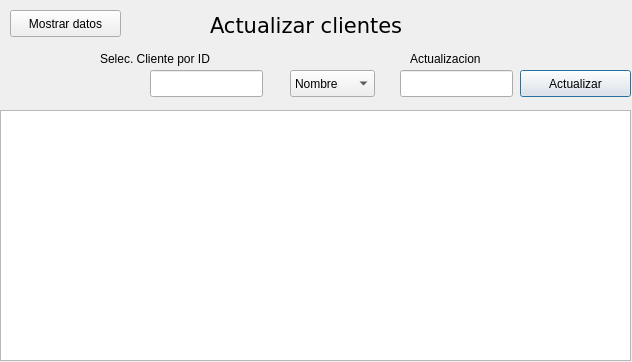
<?xml version="1.0" encoding="UTF-8"?>
<ui version="4.0">
 <class>Dialog</class>
 <widget class="QDialog" name="Dialog">
  <property name="geometry">
   <rect>
    <x>0</x>
    <y>0</y>
    <width>632</width>
    <height>362</height>
   </rect>
  </property>
  <property name="windowTitle">
   <string>Dialog</string>
  </property>
  <widget class="QListWidget" name="list">
   <property name="geometry">
    <rect>
     <x>0</x>
     <y>110</y>
     <width>631</width>
     <height>251</height>
    </rect>
   </property>
  </widget>
  <widget class="QLineEdit" name="line1">
   <property name="geometry">
    <rect>
     <x>150</x>
     <y>70</y>
     <width>113</width>
     <height>27</height>
    </rect>
   </property>
  </widget>
  <widget class="QLineEdit" name="line2">
   <property name="geometry">
    <rect>
     <x>400</x>
     <y>70</y>
     <width>113</width>
     <height>27</height>
    </rect>
   </property>
  </widget>
  <widget class="QComboBox" name="cbox">
   <property name="geometry">
    <rect>
     <x>290</x>
     <y>70</y>
     <width>85</width>
     <height>27</height>
    </rect>
   </property>
   <item>
    <property name="text">
     <string>Nombre</string>
    </property>
   </item>
   <item>
    <property name="text">
     <string>Apellido</string>
    </property>
   </item>
   <item>
    <property name="text">
     <string>Localidad</string>
    </property>
   </item>
   <item>
    <property name="text">
     <string>Servicios</string>
    </property>
   </item>
  </widget>
  <widget class="QLabel" name="label">
   <property name="geometry">
    <rect>
     <x>100</x>
     <y>50</y>
     <width>141</width>
     <height>17</height>
    </rect>
   </property>
   <property name="text">
    <string>Selec. Cliente por ID</string>
   </property>
  </widget>
  <widget class="QLabel" name="label_2">
   <property name="geometry">
    <rect>
     <x>210</x>
     <y>10</y>
     <width>201</width>
     <height>31</height>
    </rect>
   </property>
   <property name="font">
    <font>
     <family>DejaVu Sans</family>
     <pointsize>16</pointsize>
    </font>
   </property>
   <property name="text">
    <string>Actualizar clientes</string>
   </property>
  </widget>
  <widget class="QPushButton" name="up">
   <property name="geometry">
    <rect>
     <x>520</x>
     <y>70</y>
     <width>111</width>
     <height>27</height>
    </rect>
   </property>
   <property name="text">
    <string>Actualizar</string>
   </property>
  </widget>
  <widget class="QLabel" name="label_3">
   <property name="geometry">
    <rect>
     <x>410</x>
     <y>50</y>
     <width>111</width>
     <height>17</height>
    </rect>
   </property>
   <property name="text">
    <string>Actualizacion</string>
   </property>
  </widget>
  <widget class="QPushButton" name="mostrar">
   <property name="geometry">
    <rect>
     <x>10</x>
     <y>10</y>
     <width>111</width>
     <height>27</height>
    </rect>
   </property>
   <property name="text">
    <string>Mostrar datos</string>
   </property>
  </widget>
 </widget>
 <resources/>
 <connections/>
</ui>
